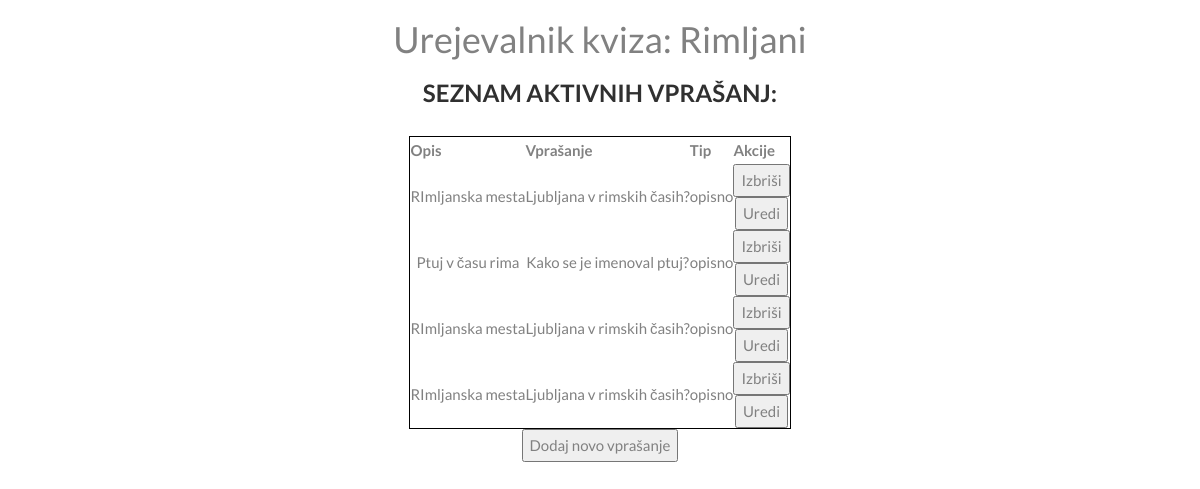
Before: /quiz_manager/5/ with the older database file.
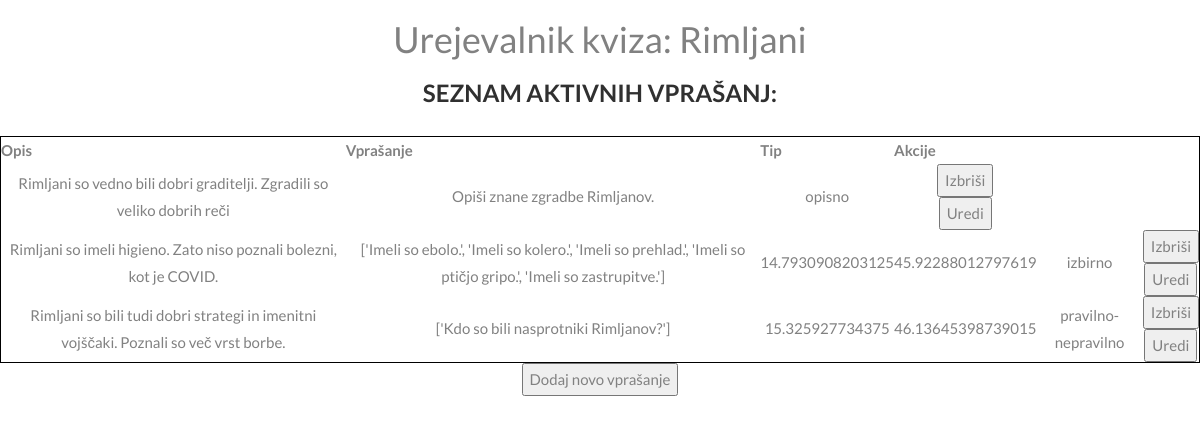
After: the same page with the newer database file.
### webapp/models.py (models this page shows)
class dbQuiz(models.Model):
    id = models.BigAutoField(primary_key=True)
    name = models.CharField(max_length=200, default="Kviz 1")
    author = models.CharField(max_length=200)
    password = models.CharField(max_length=200) # geslo za kviz (da ni vsak kviz dostopen vsakomur)
    pictureUrl = models.CharField(max_length=200)   # url can be local or online
    created_at = models.DateTimeField(auto_now_add=True)
    updated_at = models.DateTimeField(auto_now=True)

class OpisnoModel(models.Model):
    id = models.UUIDField(primary_key=True, default=uuid.uuid4, editable=False)
    leto = models.IntegerField(default=0)
    kviz = models.ForeignKey(dbQuiz, on_delete=CASCADE, null=True)
    opis = models.CharField(max_length=1000)
    longitude = models.FloatField() # koordinate za leaflet (bomo spremenili na koncu)
    latitude = models.FloatField()
    vprasanje = models.CharField(max_length=1000) # seznam vprašanj, odvisno od tipa

class PravilnoNepravilnoModel(models.Model):
    id = models.UUIDField(primary_key=True, default=uuid.uuid4, editable=False)
    leto = models.IntegerField(default=0)
    kviz = models.ForeignKey(dbQuiz, on_delete=CASCADE, null=True)
    opis = models.CharField(max_length=1000)
    longitude = models.FloatField() # koordinate za leaflet (bomo spremenili na koncu)
    latitude = models.FloatField()
    vprasanje = models.CharField(max_length=1000, default="nan") # seznam vprašanj
    pravilni_odgovor = models.CharField(max_length=1000, default="nan") # seznam pravilnih odgovorov

class IzberiOdgovorModel(models.Model):
    id = models.UUIDField(primary_key=True, default=uuid.uuid4, editable=False)
    leto = models.IntegerField(default=0)
    kviz = models.ForeignKey(dbQuiz, on_delete=CASCADE, null=True)
    opis = models.CharField(max_length=1000)
    longitude = models.FloatField() # koordinate za leaflet (bomo spremenili na koncu)
    latitude = models.FloatField()
    vprasanje = models.CharField(max_length=100)
    odgovor1 = models.CharField(max_length=100, default="nan")
    odgovor2 = models.CharField(max_length=100, default="nan")
    odgovor3 = models.CharField(max_length=100, default="nan")
    odgovor4 = models.CharField(max_length=100, default="nan")
    odgovor5 = models.CharField(max_length=100, default="nan")
    pravilni_odgovor = models.IntegerField() # številka pravilnega odgovora

### webapp/views.py (the view)
# urls.py: path('quiz_manager/<int:kviz>/', views.edit_quiz, name='edit_quiz'),
def edit_quiz(request, kviz):
    ime_kviza = dbQuiz.objects.filter(id=kviz)
    ime_kviza = ime_kviza[0].name
    vprasanja_opisna = OpisnoModel.objects.filter(kviz = dbQuiz.objects.get(id=kviz))
    vprasanja_izbirna = PravilnoNepravilnoModel.objects.filter(kviz = dbQuiz.objects.get(id=kviz))
    vprasanja_pn = IzberiOdgovorModel.objects.filter(kviz = dbQuiz.objects.get(id=kviz))
    return render(request, "edit_quiz.html", {'kviz': kviz, 'vprasanja_opisna': vprasanja_opisna, 'vprasanja_izbirna': vprasanja_izbirna, 'vprasanja_pn': vprasanja_pn, 'naslov': ime_kviza})

### templates/edit_quiz.html (shortened to what this page needs)
{% extends "skeleton.html" %}
{% block content %}
    <h1>Urejevalnik kviza: {{naslov}}</h1>
    <h2>Seznam aktivnih vprašanj:</h2>
    <table style="border: 1px solid rgb(0, 0, 0);">
        <tr>
            <th>Opis</th>
            <th>Vprašanje</th>
            <th>Tip</th>
            <th>Akcije</th>
        </tr>
        {% for j in vprasanja_opisna %}
            <tr>
                <td>{{j.opis}}</td>
                <td>{{j.vprasanje}}</td>
                <td> opisno </td>
                <td>
                    <form action="/delete_question/{{kviz}}/{{j.id}}/opisno" method="post">
                        <input type="submit" value="Izbriši">
                    </form>
                    <form action="/edit_question/{{kviz}}/{{j.id}}/" method="get">
                        <input type="submit" value="Uredi">
                    </form>
                </td>
            </tr>
        {%endfor%}
        {% for k in vprasanja_izbirna %}
            <tr>
                <td>{{k.opis}}</td>
                <td>{{k.vprasanje}}</td>
                <td>{{k.longitude}}</td>
                <td>{{k.latitude}}</td>
                <td> izbirno </td>
                <td>
                    <form action="/delete_question/{{kviz}}/{{k.id}}/pn" method="post">
                        <input type="submit" value="Izbriši">
                    </form>
                    <form action="/edit_question/{{kviz}}/{{k.id}}/" method="get">
                        <input type="submit" value="Uredi">
                    </form>
                </td>
            </tr>
        {%endfor%}
        {% for k in vprasanja_pn %}
            <tr>
                <td>{{k.opis}}</td>
                <td>{{k.vprasanje}}</td>
                <td>{{k.longitude}}</td>
                <td>{{k.latitude}}</td>
                <td> pravilno-nepravilno </td>
                <td>
                    <form action="/delete_question/{{kviz}}/{{k.id}}/izbirno" method="post">
                        <input type="submit" value="Izbriši">
                    </form>
                    <form action="/edit_question/{{kviz}}/{{k.id}}/" method="get">
                        <input type="submit" value="Uredi">
                    </form>
                </td>
            </tr>
        {%endfor%}
    </table>
    <form action="/add_question/{{kviz}}" method="get">
        <input type="submit" value="Dodaj novo vprašanje">
    </form>
{% endblock content %}

### templates/skeleton.html (shortened to what this page needs)
{% load static %}
<!DOCTYPE html>
<html lang="en">
    <head>
      <link rel="stylesheet" href="https://maxcdn.bootstrapcdn.com/bootstrap/3.4.1/css/bootstrap.min.css">
      <link rel="stylesheet" href="http://cdn.leafletjs.com/leaflet-0.7/leaflet.css" />
      <link rel="stylesheet" href="{% static 'webapp/style.css' %}">
    </head>
    <body id="myPage" data-spy="scroll" data-target=".navbar" data-offset="60">
        <div style="text-align:center">
            {% block content %} {% endblock content %}
        </div>
    </body>
</html>

### webapp/static/webapp/style.css (style rules this page uses)
body { font: 400 15px Lato, sans-serif; line-height: 1.8; color: #818181; }
h2 { font-size: 24px; text-transform: uppercase; color: #303030; font-weight: 600; margin-bottom: 30px; }
table { margin-left: auto; margin-right: auto; }

Changed rows visible on the page:
removed OpisnoModel: opis "RImljanska mesta", vprasanje "Ljubljana v rimskih časih?"
removed OpisnoModel: opis "Ptuj v času rima", vprasanje "Kako se je imenoval ptuj?"
removed OpisnoModel: opis "RImljanska mesta", vprasanje "Ljubljana v rimskih časih?"
removed OpisnoModel: opis "RImljanska mesta", vprasanje "Ljubljana v rimskih časih?"
added OpisnoModel: opis "Rimljani so vedno bili dobri graditelji. Zgradili so veliko dobrih reči", vprasanje "Opiši znane zgradbe Rimljanov."
added PravilnoNepravilnoModel: opis "Rimljani so imeli higieno. Zato niso poznali bolezni, kot je COVID.", vprasanje "['Imeli so ebolo.', 'Imeli so kolero.', 'Imeli so prehlad.', 'Imeli so ptičjo gripo.', 'Imeli so zastrupitve.']", longitude "14.7930908203125", latitude "45.92288012797619"
added IzberiOdgovorModel: opis "Rimljani so bili tudi dobri strategi in imenitni vojščaki. Poznali so več vrst borbe.", vprasanje "['Kdo so bili nasprotniki Rimljanov?']", longitude "15.325927734375", latitude "46.13645398739015"
